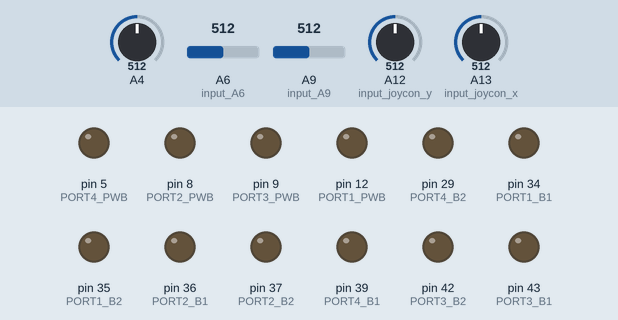
Recording of a sketch running on a simulated Arduino Mega 2560, built with avr-gcc and run on an emulated ATmega2560. Parts: output pins drawn as LEDs (lit = HIGH). The test bench sets the inputs (shaded band); at power-on: A12 (input_joycon_y) = 512, A4 = 512, A6 (input_A6) = 512, A9 (input_A9) = 512, A13 (input_joycon_x) = 512.

Above: at 1.2 s.
1.3 s: A12 (input_joycon_y) set to 541
At 2.0 s:
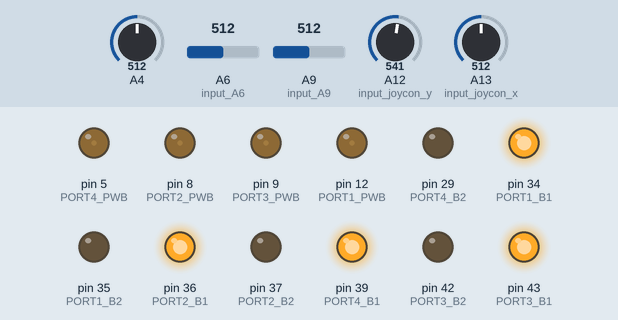
2.8 s: A12 (input_joycon_y) set to 460
At 3.1 s:
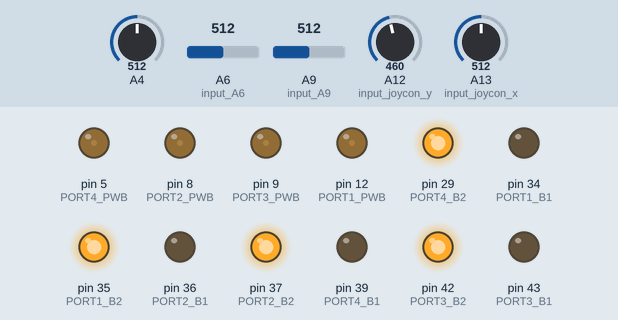
4.3 s: A12 (input_joycon_y) set to 306
At 5.5 s:
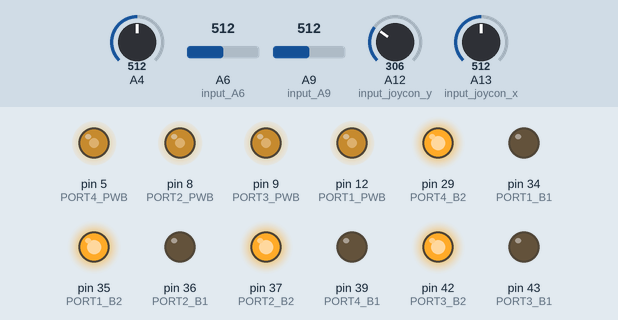
5.8 s: A12 (input_joycon_y) set to 30
At 6.6 s:
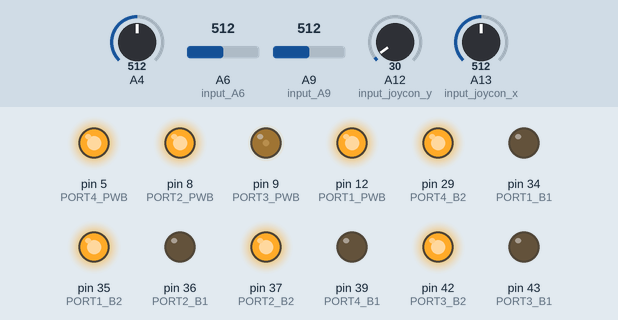
7.3 s: A12 (input_joycon_y) set to 716
At 7.8 s:
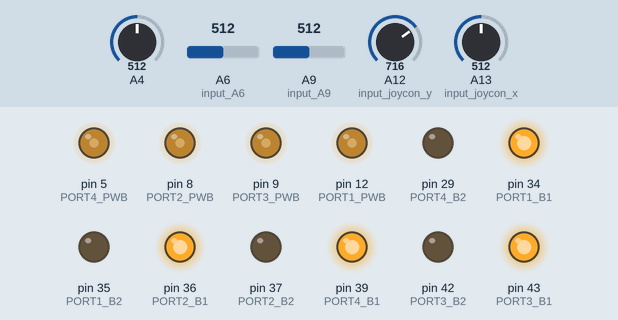
Timing chart, 0 to 9.8 s (numbered marks = the images above; inputs shaded):
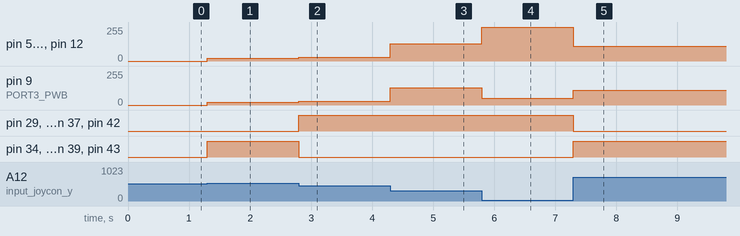

The sketch:

testtesttest.ino
```cpp
#include <Arduino.h>
#include <Wire.h>
#include <SoftwareSerial.h>
#include <MeMegaPi.h>

#define PORT1_PWB 12
#define PORT1_B1 34
#define PORT1_B2 35
#define PORT2_PWB 8
#define PORT2_B1 36
#define PORT2_B2 37
#define PORT3_PWB 9
#define PORT3_B1 43
#define PORT3_B2 42
#define PORT4_PWB 5
#define PORT4_B1 39
#define PORT4_B2 29
#define input_joycon_y A12
#define input_joycon_x A13
#define input_A14 A14
#define input_A15 A15
#define input_A9 A9
#define input_A6 A6
#define input_52 52
int input_joycon_y_quickshot;
int input_joycon_x_quickshot;
int input_A9_quickshot;
int input_A6_quickshot;
int input_52_quickshot;
void setup() {
  pinMode(input_joycon_y, INPUT);
  pinMode(input_joycon_x, INPUT);
  pinMode(input_A14, INPUT);
  pinMode(input_A15, INPUT);
  pinMode(input_A9, INPUT);
  pinMode(input_A6, INPUT);
  pinMode(input_52, INPUT);

  pinMode(PORT1_PWB, OUTPUT);
  pinMode(PORT1_B1, OUTPUT);
  pinMode(PORT1_B2, OUTPUT);

  pinMode(PORT2_PWB, OUTPUT);
  pinMode(PORT2_B1, OUTPUT);
  pinMode(PORT2_B2, OUTPUT);

  pinMode(PORT3_PWB, OUTPUT);
  pinMode(PORT3_B1, OUTPUT);
  pinMode(PORT3_B2, OUTPUT);

  pinMode(PORT4_PWB, OUTPUT);
  pinMode(PORT4_B1, OUTPUT);
  pinMode(PORT4_B2, OUTPUT);

}

void move() {
  if (input_joycon_y_quickshot > 530 ) {
    up();
    return;
  }
  if (input_joycon_y_quickshot < 470) {
    down();
    return;
  }
  if (input_joycon_x_quickshot > 530) {
   t_left();
    return;
  }
  if (input_joycon_x_quickshot < 470) {
    t_right();
    return;
  }
  //  if (input_A9_quickshot == 1) {
  //    t_left();
  //    return;
  //  }
  //  if (input_52_quickshot == 1) {
  //    t_right();
  //    return;
  //  }
  t_stop();
  return;

}

void loop() {

   input_joycon_y_quickshot = analogRead(input_joycon_y);
   input_joycon_x_quickshot = analogRead(input_joycon_x);
   input_A9_quickshot = analogRead(input_A9);
   input_A6_quickshot = analogRead(input_A6);
   input_52_quickshot = analogRead(input_52);
    move();
}

void up() {
  int input_joycon_y_map = map(input_joycon_y_quickshot, 502, 1000, 0, 255);
  digitalWrite(PORT1_B1, HIGH);
  digitalWrite(PORT1_B2, LOW);
  analogWrite(PORT1_PWB, input_joycon_y_map );

  digitalWrite(PORT2_B1, HIGH);
  digitalWrite(PORT2_B2, LOW);
  analogWrite(PORT2_PWB, input_joycon_y_map);

  digitalWrite(PORT3_B1, HIGH);
  digitalWrite(PORT3_B2, LOW);
  analogWrite(PORT3_PWB, input_joycon_y_map);

  digitalWrite(PORT4_B1, HIGH);
  digitalWrite(PORT4_B2, LOW);
  analogWrite(PORT4_PWB, input_joycon_y_map);
}
void down() {
  int input_joycon_y_map = map(input_joycon_y_quickshot, 110, 502, 255, 0);
  digitalWrite(PORT1_B1, LOW);
  digitalWrite(PORT1_B2, HIGH);
  analogWrite(PORT1_PWB, input_joycon_y_map );

  digitalWrite(PORT2_B1, LOW);
  digitalWrite(PORT2_B2, HIGH);
  analogWrite(PORT2_PWB, input_joycon_y_map);

  digitalWrite(PORT3_B1, LOW);
  digitalWrite(PORT3_B2, HIGH);
  analogWrite(PORT3_PWB, input_joycon_y_map);

  digitalWrite(PORT4_B1, LOW);
  digitalWrite(PORT4_B2, HIGH);
  analogWrite(PORT4_PWB, input_joycon_y_map);}
void left() {
  int input_joycon_x_map = map(input_joycon_x_quickshot, 520, 1000, 0, 255);
  digitalWrite(PORT1_B1, HIGH);
  digitalWrite(PORT1_B2, LOW);
  analogWrite(PORT1_PWB, input_joycon_x_map );

  digitalWrite(PORT2_B1, LOW);
  digitalWrite(PORT2_B2, HIGH);
  analogWrite(PORT2_PWB, input_joycon_x_map);

  digitalWrite(PORT3_B1, LOW);
  digitalWrite(PORT3_B2, HIGH);
  analogWrite(PORT3_PWB,input_joycon_x_map);

  digitalWrite(PORT4_B1, HIGH);
  digitalWrite(PORT4_B2, LOW);
  analogWrite(PORT4_PWB,input_joycon_x_map);
}
void right() {
  int input_joycon_x_map = map(input_joycon_x_quickshot, 110, 502, 255, 0);
  digitalWrite(PORT1_B1, LOW);
  digitalWrite(PORT1_B2, HIGH);
  analogWrite(PORT1_PWB,input_joycon_x_map );

  digitalWrite(PORT2_B1, HIGH);
  digitalWrite(PORT2_B2, LOW);
  analogWrite(PORT2_PWB,input_joycon_x_map);

  digitalWrite(PORT3_B1, HIGH);
  digitalWrite(PORT3_B2, LOW);
  analogWrite(PORT3_PWB, input_joycon_x_map);

  digitalWrite(PORT4_B1, LOW);
  digitalWrite(PORT4_B2, HIGH);
  analogWrite(PORT4_PWB,input_joycon_x_map);
}
void t_left() {
  digitalWrite(PORT1_B1, HIGH);
  digitalWrite(PORT1_B2, LOW);
  analogWrite(PORT1_PWB, 100 );

  digitalWrite(PORT2_B1, LOW);
  digitalWrite(PORT2_B2, HIGH);
  analogWrite(PORT2_PWB, 100);

  digitalWrite(PORT3_B1, HIGH);
  digitalWrite(PORT3_B2, LOW);
  analogWrite(PORT3_PWB, 100);

  digitalWrite(PORT4_B1, LOW);
  digitalWrite(PORT4_B2, HIGH);
  analogWrite(PORT4_PWB, 100);
}
void t_right() {
  digitalWrite(PORT1_B1, LOW);
  digitalWrite(PORT1_B2, HIGH);
  analogWrite(PORT1_PWB, 100 );

  digitalWrite(PORT2_B1, HIGH);
  digitalWrite(PORT2_B2, LOW);
  analogWrite(PORT2_PWB, 100);

  digitalWrite(PORT3_B1, LOW);
  digitalWrite(PORT3_B2, HIGH);
  analogWrite(PORT3_PWB, 100);

  digitalWrite(PORT4_B1, HIGH);
  digitalWrite(PORT4_B2, LOW);
  analogWrite(PORT4_PWB, 100);
}
void t_stop() {
  digitalWrite(PORT1_B1, LOW);
  digitalWrite(PORT1_B2, LOW);
  analogWrite(PORT1_PWB, 0 );

  digitalWrite(PORT2_B1, LOW);
  digitalWrite(PORT2_B2, LOW);
  analogWrite(PORT2_PWB, 0);

  digitalWrite(PORT3_B1, LOW);
  digitalWrite(PORT3_B2, LOW);
  analogWrite(PORT3_PWB, 0);

  digitalWrite(PORT4_B1, LOW);
  digitalWrite(PORT4_B2, LOW);
  analogWrite(PORT4_PWB, 0);
}
```

Measured:
- the behaviour switches between 530 and 531 on A12 (input_joycon_y) (found by bisection; images 0 and 1)
- after the input at 1.3 s, pin 5 (PORT4_PWB), pin 8 (PORT2_PWB), pin 9 (PORT3_PWB), pin 12 (PORT1_PWB): 0/255 → 19/255 at once; pin 34 (PORT1_B1), pin 36 (PORT2_B1), pin 39 (PORT4_B1), pin 43 (PORT3_B1): LOW → HIGH at once
- after the input at 2.8 s, pin 5 (PORT4_PWB), pin 8 (PORT2_PWB), pin 9 (PORT3_PWB), pin 12 (PORT1_PWB): 19/255 → 28/255 at once; pin 29 (PORT4_B2), pin 35 (PORT1_B2), pin 37 (PORT2_B2), pin 42 (PORT3_B2): LOW → HIGH at once; pin 34 (PORT1_B1), pin 36 (PORT2_B1), pin 39 (PORT4_B1), pin 43 (PORT3_B1): HIGH → LOW at once
- after the input at 4.3 s, pin 5 (PORT4_PWB), pin 8 (PORT2_PWB), pin 9 (PORT3_PWB), pin 12 (PORT1_PWB): 28/255 → 128/255 at once
- after the input at 5.8 s, pin 5 (PORT4_PWB), pin 8 (PORT2_PWB), pin 12 (PORT1_PWB): 128/255 → 255/255 at once; pin 9 (PORT3_PWB): 128/255 → 51/255 at once
- after the input at 7.3 s, pin 5 (PORT4_PWB), pin 8 (PORT2_PWB), pin 12 (PORT1_PWB): 255/255 → 109/255 at once; pin 9 (PORT3_PWB): 51/255 → 109/255 at once; pin 29 (PORT4_B2), pin 35 (PORT1_B2), pin 37 (PORT2_B2), pin 42 (PORT3_B2): HIGH → LOW at once; pin 34 (PORT1_B1), pin 36 (PORT2_B1), pin 39 (PORT4_B1), pin 43 (PORT3_B1): LOW → HIGH at once
